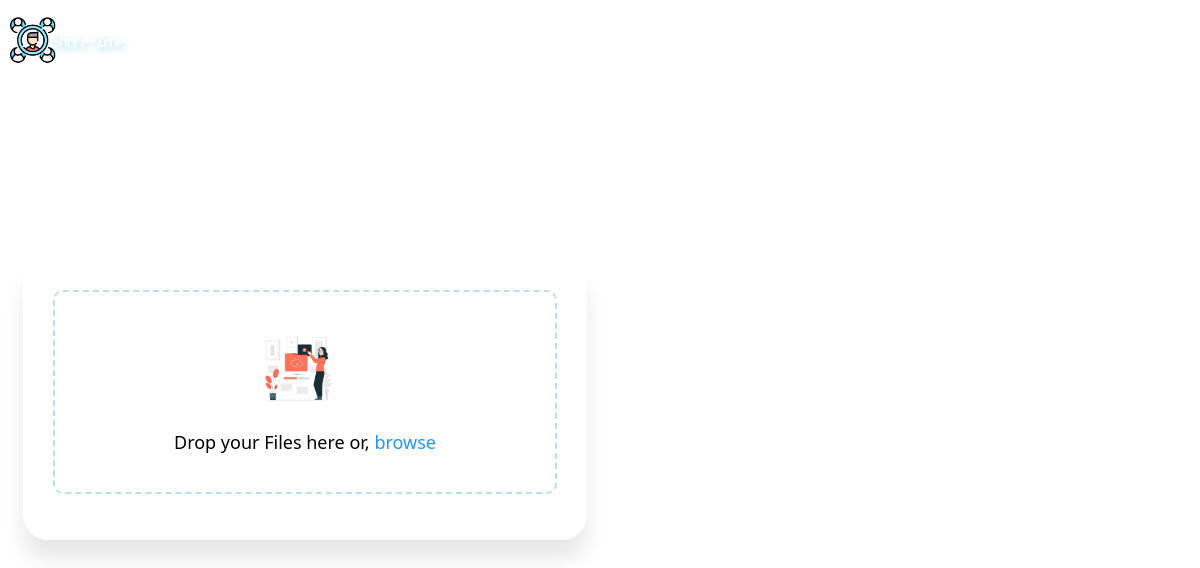
The app's page /, older data.
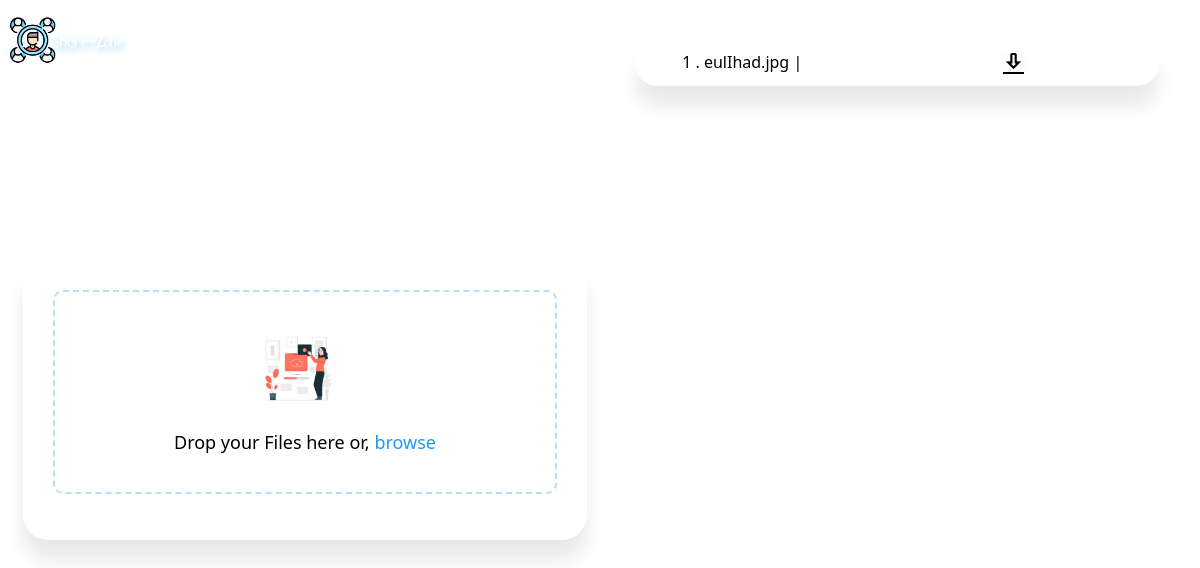
The same page, newer data.
### backend/models.py (models this page shows, shortened)
class files(models.Model):
    id=models.AutoField(primary_key=True)
    upload_at = models.DateTimeField(default=datetime.now())
    name=models.CharField(max_length=1000)
    file=models.FileField(upload_to='')

### backend/views.py (the view)
# urls.py: path('', index,name='home'),
def index(request):
    return render(request,'home.html',{'uploadedfiles':reversed(files.objects.all())})

### template/home.html (shortened to what this page needs)
{% extends 'base.html' %}
{% load static %}
{% block body %}
<section class="upload-container">
	<form action="upload/" method="POST" id="formsend" enctype="multipart/form-data">
		<div class="drop-zone">{% csrf_token %}
			<div class="icon-container"> <img src="{% static 'upload.jpg' %}" draggable="false" class="center" alt="File Icon"></div>
			<div class="title"> <span id="droptext" > Drop your Files here or,</span> <span id="browseBtn">browse</span></div>
		</div> <button type="submit" id="uploadfilebtn" style="display: none;"></button>
	</form>
</section>
<section class="fileshow" >
	{% for fil in uploadedfiles%}
	<div class="download-container">  <div class='leftdiv'> <span>{{fil.id}}</span> . {{fil.name}} |
	</div>
	<div class="rightdiv"> <a href="{{fil.file.url}}" download >
		<img src="{% static 'download.gif' %}" width="25px" alt="Download now"></a></div></div>
	{% endfor %}
</section>
{% endblock %}

### template/base.html (shortened to what this page needs)
{% load static %}
<head>
<link rel="stylesheet" href="{% static 'main.css' %}">
<body style="background: url('/static/background.png');" >
  <img src="{% static 'logo.png' %}" alt="Share-Zone" class="logo">
{% block body%}
{% endblock %}
</body>
</html>

### backend/static/main.css (style rules this page uses)
body { background: no-repeat; background-size: cover; font-family: system-ui; background: var(--main-bg-color); height: 98vh; overflow: hidden }
.logo { position: absolute; top: -19px; left: 10px; width: 135px }
body, .upload-container, .drop-zone { display: flex; align-items: center; justify-content: center }
.upload-container, .drop-zone { flex-direction: column }
.leftdiv { float: left; width: 50%; margin: 10px; margin-left: 9%; }
.rightdiv { float: right; margin: 10px; margin-left: 9%; }
.upload-container { background: #fff; border-radius: 25px; margin: 15px; box-shadow: 0 20px 20px 0 #00000017 }
.download-container { margin: 13px; display: flex; background: #fff; border-radius: 25px; box-shadow: 0 20px 20px 0 #00000017 }
.drop-zone { width: var(--container-width); min-height: 200px; border: 2px dashed var(--border-color); border-radius: 10px; margin: 30px; transition: .2s all ease-in }
.icon-container { position: relative; width: 90px; height: 100px }
.icon-container img { width: 75px; position: absolute; transition: transform .25s ease-in-out; transform-origin: bottom }
.icon-container .center { z-index: 10 }
.title { font-size: large }
#browseBtn { color: #2196f3; cursor: pointer }
.fileshow { width: 100%; height: 98vh; margin: 20px; align-self: baseline; overflow: auto; }

Row changes from the older to the newer data that the page shows:
added files: id "1", name "eulIhad.jpg"
